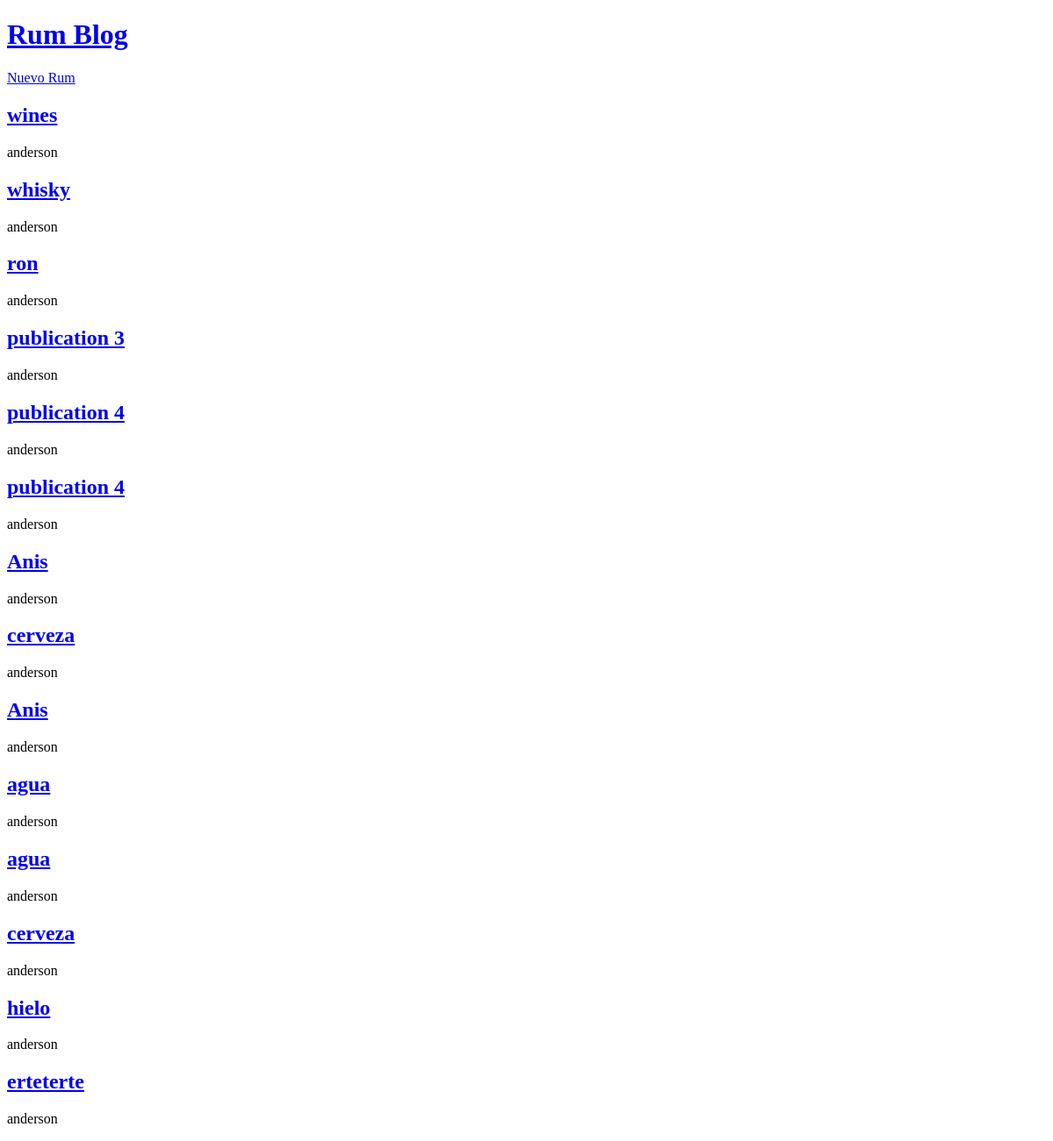
The app's page /, older data.
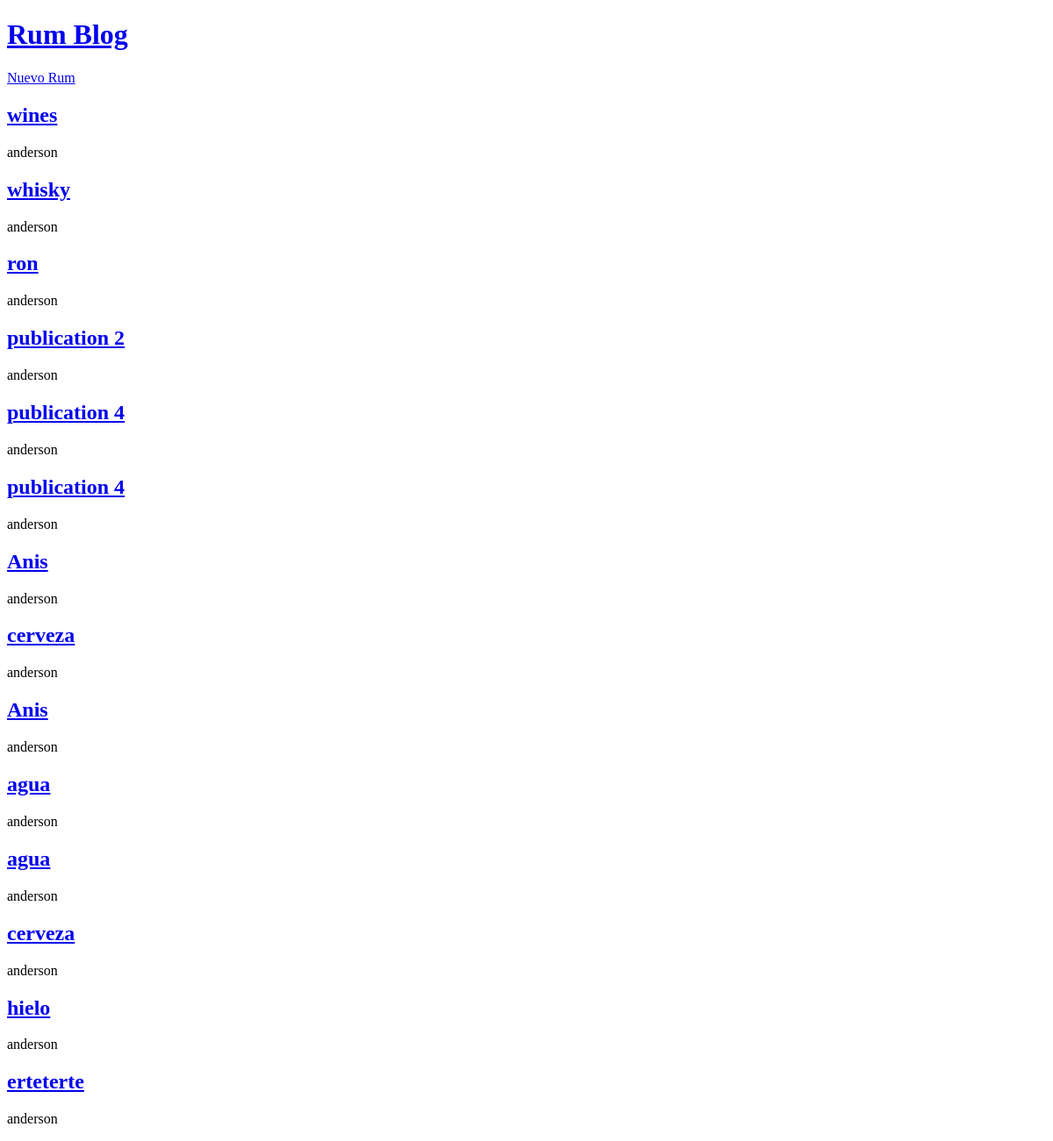
The same page, newer data.
### blogs/models.py (models this page shows, shortened)
class Publication(models.Model):
    title = models.CharField(max_length=200)
    author = models.ForeignKey(
        "auth.User",
        on_delete=models.CASCADE,
    )
    body = models.TextField()

### blogs/views.py (the view)
# urls.py: path("", BlogListView.as_view(), name="home"),
class BlogListView(ListView):
    model = Publication
    template_name = 'home.html'

### templates/home.html
{% extends "base.html" %}
{% block content %}
    {% for publication in publication_list %}
        <h2><a href="{% url 'post_detail' publication.pk %}">{{ publication.title }}</a></h2>
        <p>{{ publication.author }}</p>
    {% endfor %}
{% endblock content %}

Row changes from the older to the newer data that the page shows:
changed Publication: title "publication 3" → "publication 2"
